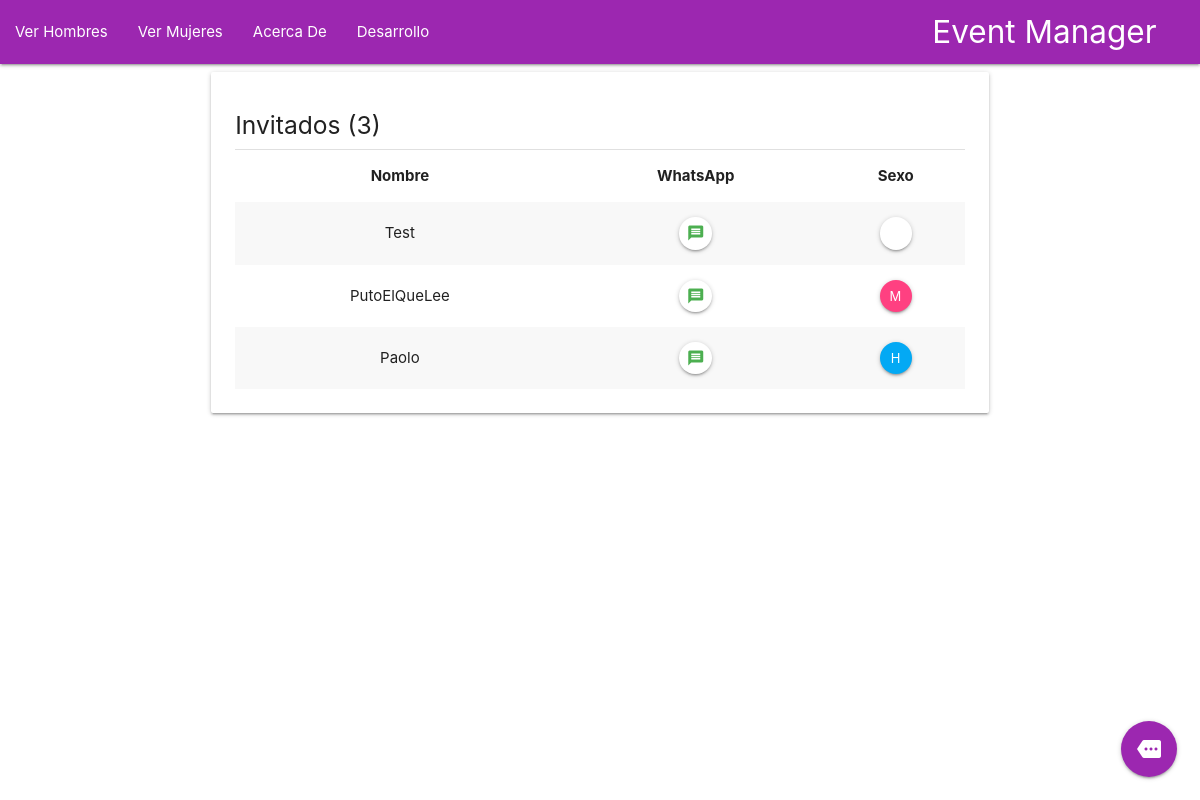
The page / on the database its author committed.
### whatsAppBot/models.py (models this page shows, shortened)
class Invitado(models.Model):
    numero = models.CharField(max_length=30)
    nombre = models.CharField(max_length=30, null=True, blank=True)
    sexos = [
        ("H", 'Hombre'),
        ("M", 'Mujer'),
    ]
    sexo = models.CharField(
        max_length=2,
        choices=sexos,
        blank=True,
    )
    confirmado = models.BooleanField(default = False)
    cambio_nombre = models.BooleanField(default=False)

### whatsAppBot/views.py (the view)
# urls.py: path('',homeView),
def homeView(request):
    invitados = Invitado.objects.all()
    numHombres = len(Invitado.objects.filter(sexo="H"))
    numMujeres = len(Invitado.objects.filter(sexo="M"))
    return render(request, 'home.html', {'invitados':invitados,'hombres':numHombres,'mujeres':numMujeres})

### whatsAppBot/templates/home.html (shortened to what this page needs)
{% extends 'base.html' %}
{% block content %}
    <div class="fixed-action-btn">
  <a class="btn-floating btn-large purple">
    <i class="large material-icons">more</i>
  </a>
</div>
    <div class="row">
        <div class="col s0 m2 l2">
        </div>
        <div class="col s12 m8 l8">
            <div class="card-panel white">
                <h5>Invitados ({{ invitados.count }})</h5>
                <div class="divider"></div>
                 <table class="centered striped">
        <thead>
          <tr>
              <th>Nombre</th>
              <th>WhatsApp</th>
              <th>Sexo</th>
          </tr>
        </thead>
        <tbody>
            {% for invitado in invitados %}
          <tr>
            <td>{{ invitado.nombre }}</td>
            <td><a href="https://wa.me/{{ invitado.numero }}/" class="btn-floating btn-small waves-effect waves-light white"><i class="material-icons green-text">message</i></a></td>
            <td> <div id="btnSexo">
                {% if invitado.sexo == "H" %}
                <a class="btn-floating btn-small waves-effect waves-light light-blue">H</a></td>
                {% elif invitado.sexo == 'M' %}
                <a class="btn-floating btn-small waves-effect waves-light pink accent-2">M</a></td>
                {% else %}
                <a class="btn-floating btn-small waves-effect waves-light white"></a></td>
            {% endif %}
            </div>
        {% endfor %}
        <div class="col s0 m2 l2">
        </div>
{% endblock %}

### rows shown on the page
Invitado: nombre "Test"
Invitado: nombre "PutoElQueLee", sexo "M"
Invitado: nombre "Paolo", sexo "H"

### other values the page prints
{{ invitados.count }} "3"
